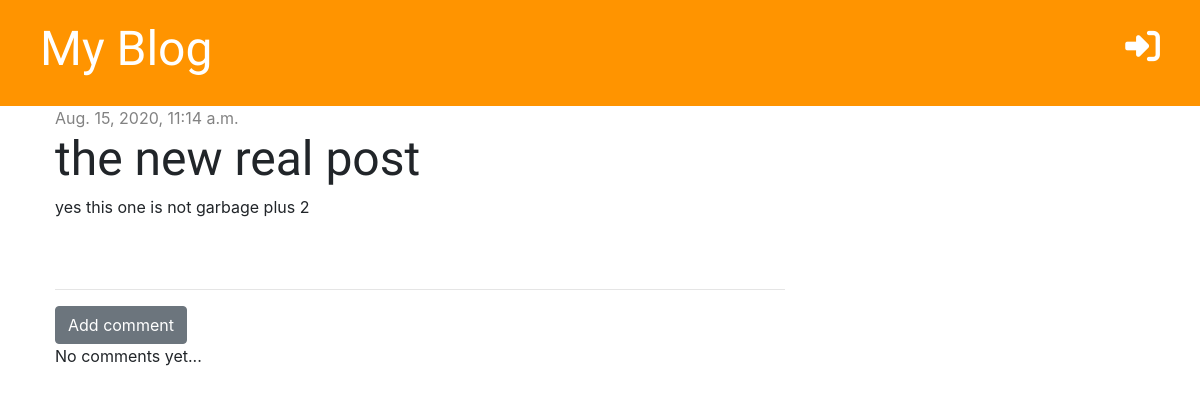
Screenshot of /post/3/ with the database file from the repository.
### blog/models.py (models this page shows, shortened)
class Post(models.Model):
    author = models.ForeignKey('auth.User', on_delete=models.CASCADE)
    title = models.CharField(max_length=200)
    text = models.TextField()
    created_date = models.DateTimeField(default= timezone.now)
    published_date = models.DateTimeField(blank=True, null=True)

### blog/views.py (the view)
# urls.py: path('post/<int:pk>/', views.post_detail, name='post_detail'),
def post_detail(request, pk):
    post = get_object_or_404(Post, pk=pk)
    stuff_for_frontend = {'post': post}
    return render(request, 'blog/post_detail.html', stuff_for_frontend)

### blog/templates/blog/post_detail.html (shortened to what this page needs)
{% extends 'blog/base.html' %}
{% block content %}
     <div class="post">
         {% if post.published_date %}
            <div class="date">
                {{ post.published_date }}
            </div>
         {% else %}
            <a href=""></a>
         {% endif %}
        <h1>{{ post.title }}</h1>
        <p>{{ post.text |linebreaksbr }}</p>
     </div>
    <hr>
    <a href="{% url 'add_comment_to_post' pk=post.pk %}" class="btn btn-secondary">Add comment</a>
    {% for comment in post.comments.all %}
        {% if user.is_authenticated or comment.approved %}
            <div class="comment">
                <div class="date">
                    {{ comment.created_date }}
                </div>
                {% if not comment.approved and user.is_superuser %}
                    <a href="{% url 'comment_approve' pk=comment.pk %}"><i class="fas fa-check-circle"></i></i></a>
                    <a href="{% url 'comment_remove' pk=comment.pk %}"><i class="fas fa-ban"></i></a>
                {% endif %}
                <strong>{{ comment.author }}</strong>
                <p>{{ comment.text }}</p>
            </div>
        {% endif %}
    {% empty %}
        <p>No comments yet...</p>
    {% endfor %}
{% endblock %}

### blog/static/css/blog.css (style rules this page uses)
.date { color: #828282; }
.post { margin-bottom: 70px; }
h1, h2, h3, h4 { font-family: 'Tangerine', 'Inconsolata', 'Droid Sans', serif; font-size: 48px; }

### rows the page displays
Post: published_date "Aug. 15, 2020, 11:14 a.m.", title "the new real post", text "yes this one is not garbage plus 2"
